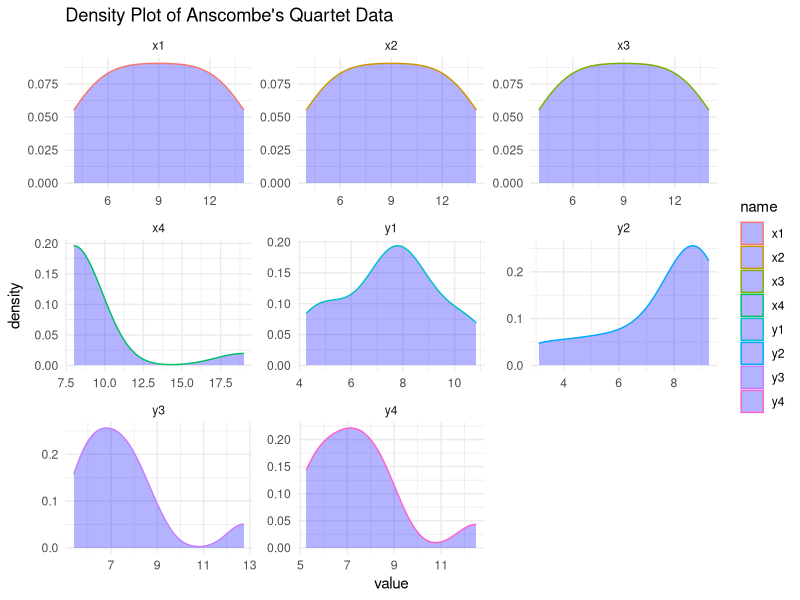
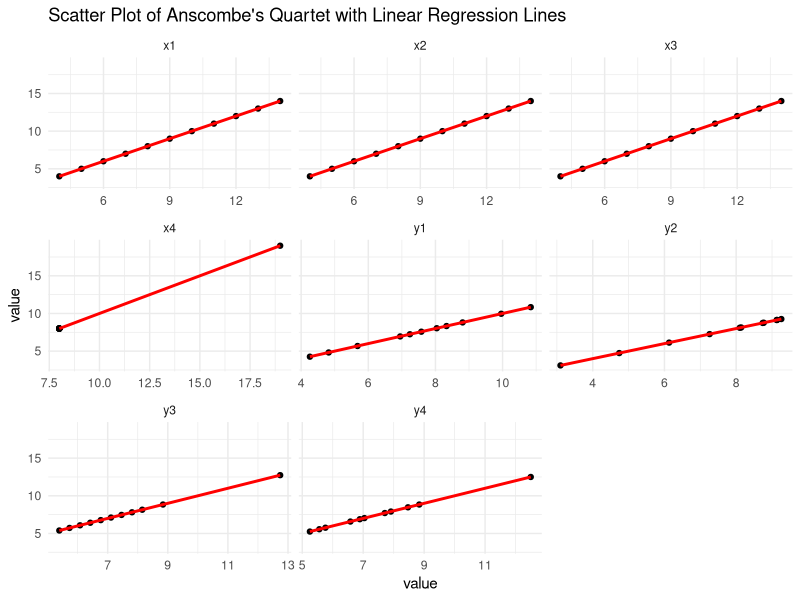
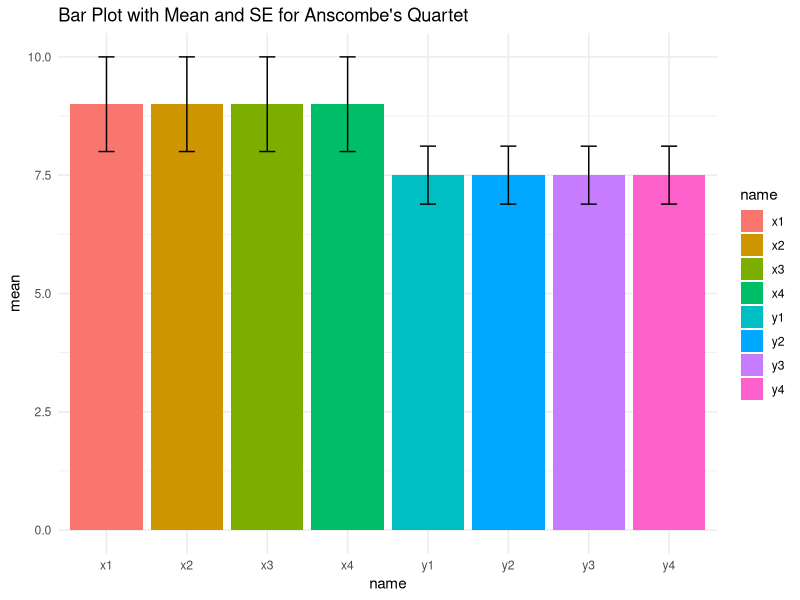
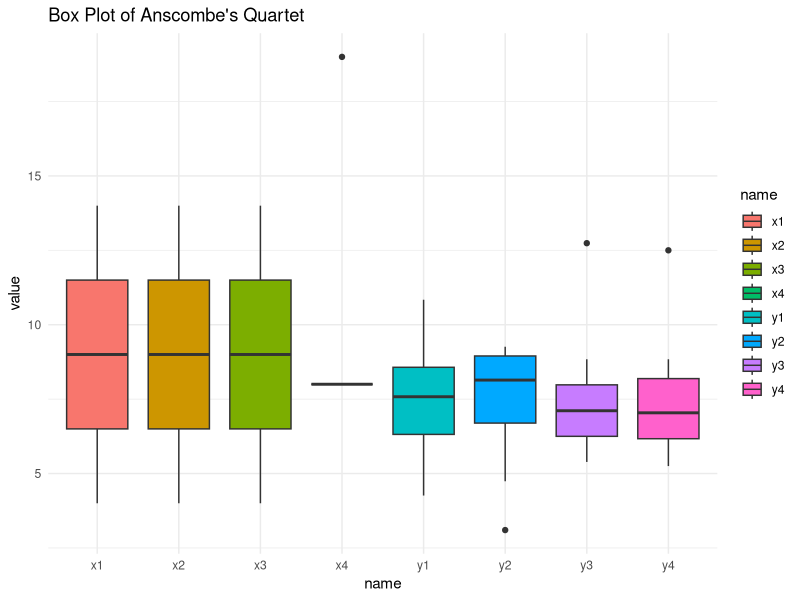
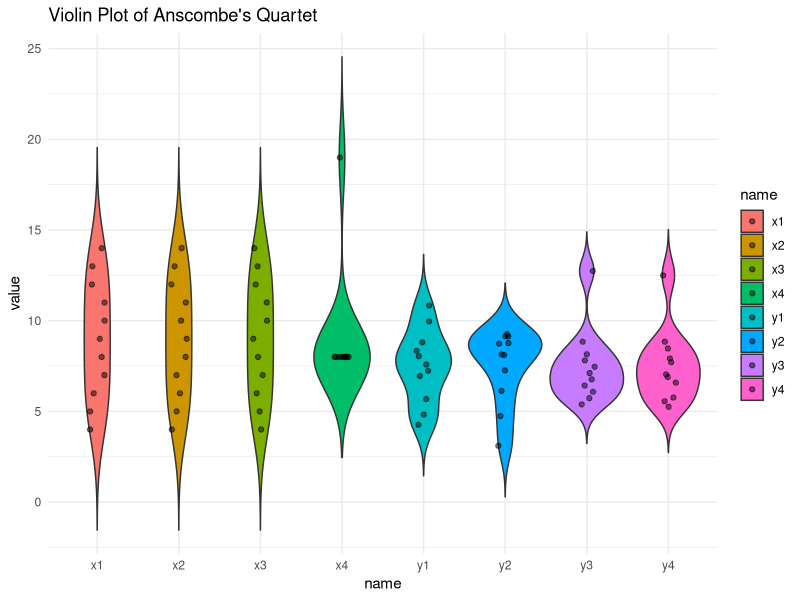
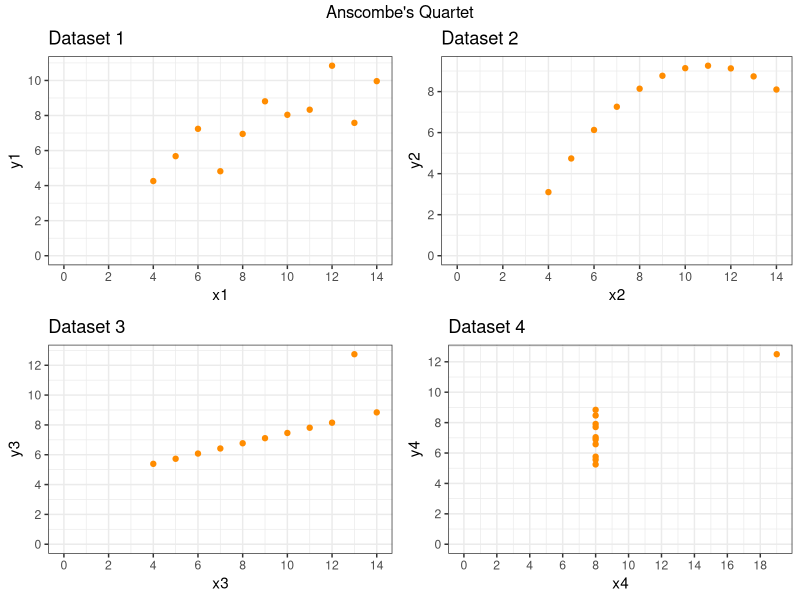
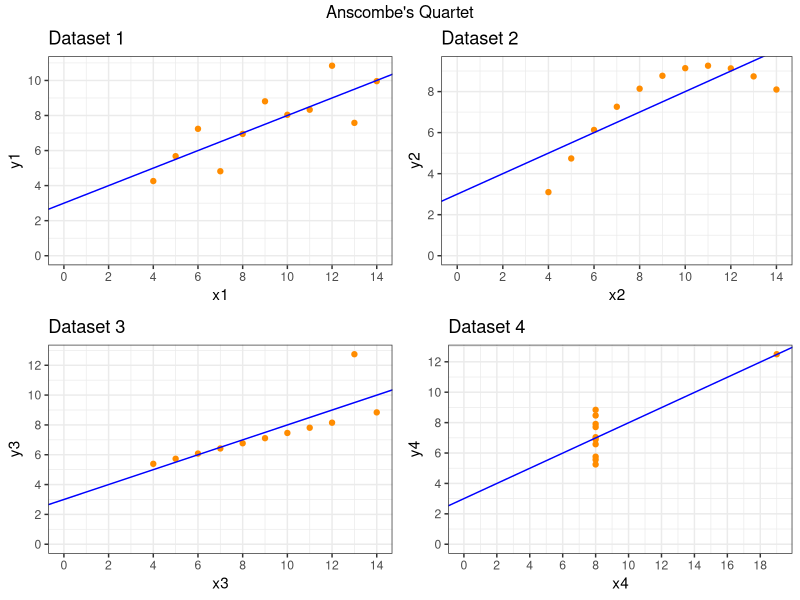

Write the R code that produced these figures, in order.
## ---- chunk 1
data("anscombe")
head(anscombe)
## ---- chunk 2
summary(anscombe)
## ---- chunk 3
library(tidyr)
library(ggplot2)

anscombe_long <- pivot_longer(anscombe, cols = everything())

ggplot(anscombe_long, aes(x=value, color=name)) +
  geom_density(fill="blue", alpha=0.3) +
  facet_wrap(~name, scales="free") +
  theme_minimal() +
  labs(title="Density Plot of Anscombe's Quartet Data")
## ---- chunk 4
ggplot(anscombe_long, aes(x=value, y=value, group=name)) +
  geom_point() +
  geom_smooth(method="lm", se=FALSE, color="red") +
  facet_wrap(~name, scales = "free_x") +
  theme_minimal() +
  labs(title="Scatter Plot of Anscombe's Quartet with Linear Regression Lines")
## ---- chunk 5
library(dplyr)

anscombe_means <- anscombe_long %>%
  group_by(name) %>%
  summarise(mean=mean(value), se=sd(value)/sqrt(n()))

ggplot(anscombe_means, aes(x=name, y=mean, fill=name)) +
  geom_bar(stat="identity", position=position_dodge()) +
  geom_errorbar(aes(ymin=mean-se, ymax=mean+se), width=0.2) +
  theme_minimal() +
  labs(title="Bar Plot with Mean and SE for Anscombe's Quartet")

## ---- chunk 6
ggplot(anscombe_long, aes(x=name, y=value, fill=name)) +
  geom_boxplot() +
  theme_minimal() +
  labs(title="Box Plot of Anscombe's Quartet")
## ---- chunk 7
ggplot(anscombe_long, aes(x=name, y=value, fill=name)) +
  geom_violin(trim=FALSE) +
  geom_jitter(width=0.1, alpha=0.5) +
  theme_minimal() +
  labs(title="Violin Plot of Anscombe's Quartet")
## ---- chunk 8
install.packages('gridExtra')
library(grid)
library(gridExtra)

p1 <- ggplot(anscombe) +
  geom_point(aes(x1, y1), color = "darkorange", size = 1.5) +
  scale_x_continuous(breaks = seq(0,20,2)) +
  scale_y_continuous(breaks = seq(0,12,2)) +
  expand_limits(x = 0, y = 0) +
  labs(x = "x1", y = "y1",
       title = "Dataset 1" ) +
  theme_bw()

p2 <- ggplot(anscombe) +
  geom_point(aes(x2, y2), color = "darkorange", size = 1.5) +
  scale_x_continuous(breaks = seq(0,20,2)) +
  scale_y_continuous(breaks = seq(0,12,2)) +
  expand_limits(x = 0, y = 0) +
  labs(x = "x2", y = "y2",
       title = "Dataset 2" ) +
  theme_bw()

p3 <- ggplot(anscombe) +
  geom_point(aes(x3, y3), color = "darkorange", size = 1.5) +
  scale_x_continuous(breaks = seq(0,20,2)) +
  scale_y_continuous(breaks = seq(0,12,2)) +
  expand_limits(x = 0, y = 0) +
  labs(x = "x3", y = "y3",
       title = "Dataset 3" ) +
  theme_bw()

p4 <- ggplot(anscombe) +
  geom_point(aes(x4, y4), color = "darkorange", size = 1.5) +
  scale_x_continuous(breaks = seq(0,20,2)) +
  scale_y_continuous(breaks = seq(0,12,2)) +
  expand_limits(x = 0, y = 0) +
  labs(x = "x4", y = "y4",
       title = "Dataset 4" ) +
  theme_bw()

grid.arrange(grobs = list(p1, p2, p3, p4),
             ncol = 2,
             top = "Anscombe's Quartet")
## ---- chunk 9
lm1 <- lm(y1 ~ x1, data = anscombe)
lm2 <- lm(y2 ~ x2, data = anscombe)
lm3 <- lm(y3 ~ x3, data = anscombe)
lm4 <- lm(y4 ~ x4, data = anscombe)

p1_fitted <- p1 + geom_abline(intercept = 3.0001, slope = 0.5001, color = "blue")
p2_fitted <- p2 + geom_abline(intercept = 3.001, slope = 0.500, color = "blue")
p3_fitted <- p3 + geom_abline(intercept = 3.0025, slope = 0.4997, color = "blue")
p4_fitted <- p4 + geom_abline(intercept = 3.0017, slope = 0.499, color = "blue")

grid.arrange(grobs = list(p1_fitted, p2_fitted,
                          p3_fitted, p4_fitted),
             ncol = 2,
             top = "Anscombe's Quartet")
